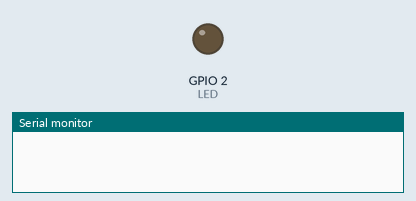
Recording of a program running on a simulated ESP8266 (NodeMCU). Parts: output pins drawn as LEDs (lit = HIGH), the last lines printed to the serial monitor. WiFi joins after 1.5 s; servers stay silent unless stated.

Above: at 2.0 s.
At 8.9 s:
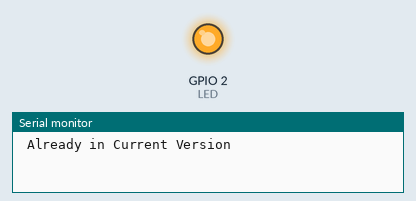
Timing chart, 0 to 9.3 s (numbered marks = the images above):
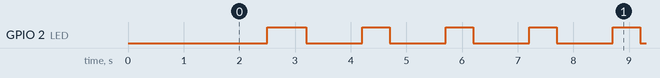

The program:

main.cpp
```cpp
#include <ESP8266WiFi.h>          //https://github.com/esp8266/Arduino
#include <DNSServer.h>
#include <ESP8266WebServer.h>
#include <ESP8266HTTPClient.h>
#include <ESP8266httpUpdate.h>
#include <WiFiManager.h>         //https://github.com/tzapu/WiFiManager
#include <Ticker.h>

#define LED 2
#define TEXTIFY(A) #A
#define ESCAPEQUOTE(A) TEXTIFY(A)
String buildTag = ESCAPEQUOTE(BUILD_TAG);
WiFiManager wifiManager;

void enableUpdateCheck();
Ticker updateCheck(enableUpdateCheck, 30000); // timer for check update with interval 30s
bool doUpdateCheck = true;

void enableUpdateCheck() {
  doUpdateCheck = true;
}

void DownloadBin(){
  if (WiFi.status() == WL_CONNECTED) {
      //==========================downloading firmware.bin with HTTP OTA================
      t_httpUpdate_return ret = ESPhttpUpdate.update("http://ota.firmandev.tech/stable/firmware.php?tag="+ buildTag );
        switch(ret) {
         case HTTP_UPDATE_FAILED:
          Serial.printf("UPDATE ERROR (%d): %s", ESPhttpUpdate.getLastError(), ESPhttpUpdate.getLastErrorString().c_str());
          break;
         case HTTP_UPDATE_NO_UPDATES:
          Serial.println(" Already in Current Version");
          break;
         case HTTP_UPDATE_OK:
          Serial.println("Updating FIrmware...");

       }
    }
}


void setup() {
  // put your setup code
  updateCheck.start();
  wifiManager.autoConnect("DevOps");
  pinMode(LED, OUTPUT);
}

void loop() {
  updateCheck.update();
  digitalWrite(LED, LOW);
  delay(1000);
  digitalWrite(LED, HIGH);
  delay(500);

    if (doUpdateCheck == true){
    DownloadBin();
    doUpdateCheck = false;
  }
}
```

Measured:
- by itself, GPIO 2 (LED): moves between LOW and HIGH, repeating every 6.0 s
- by itself, everything shown: repeats every 6.0 s, in 8 steps
